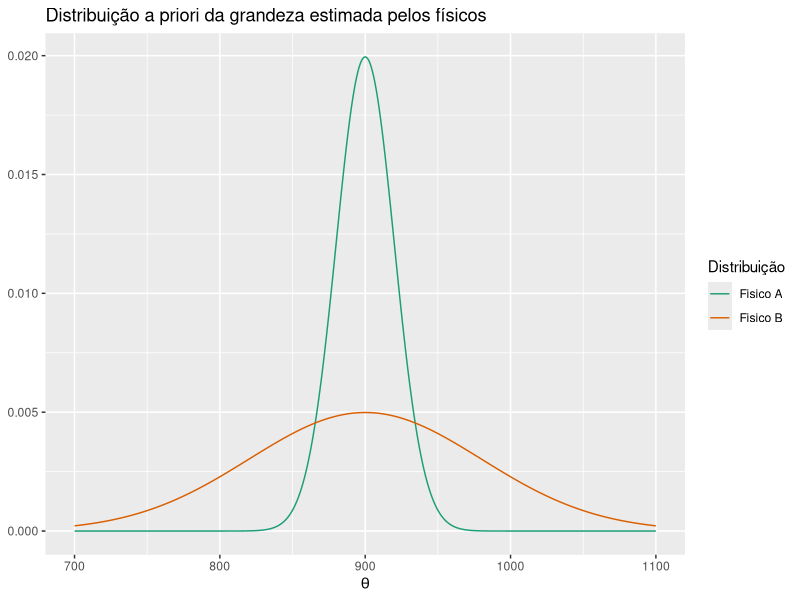
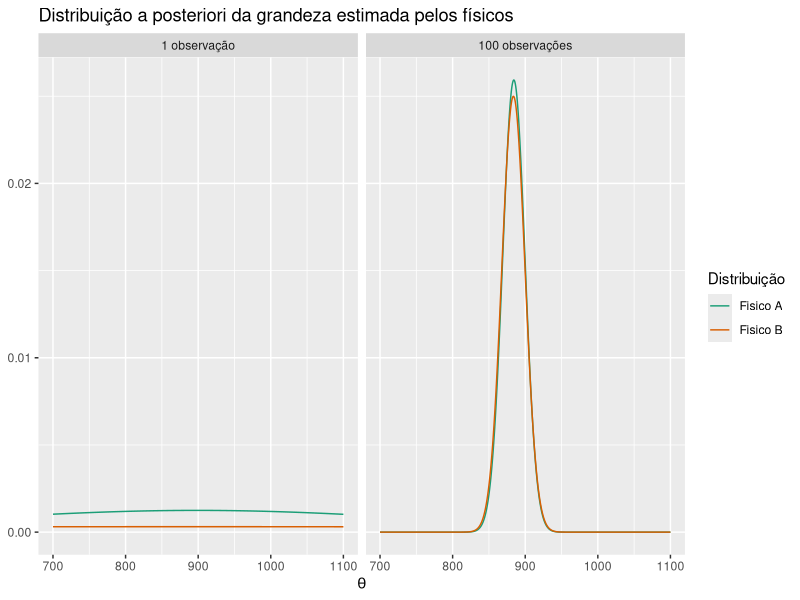
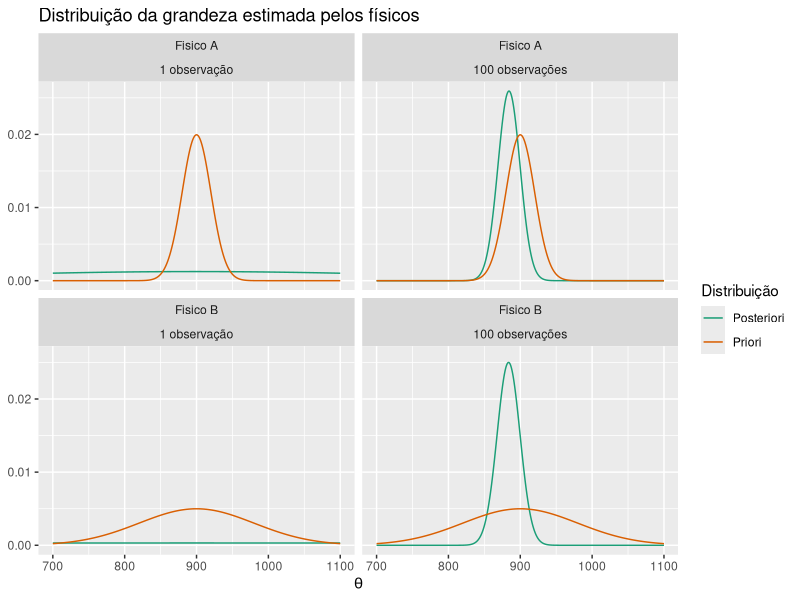
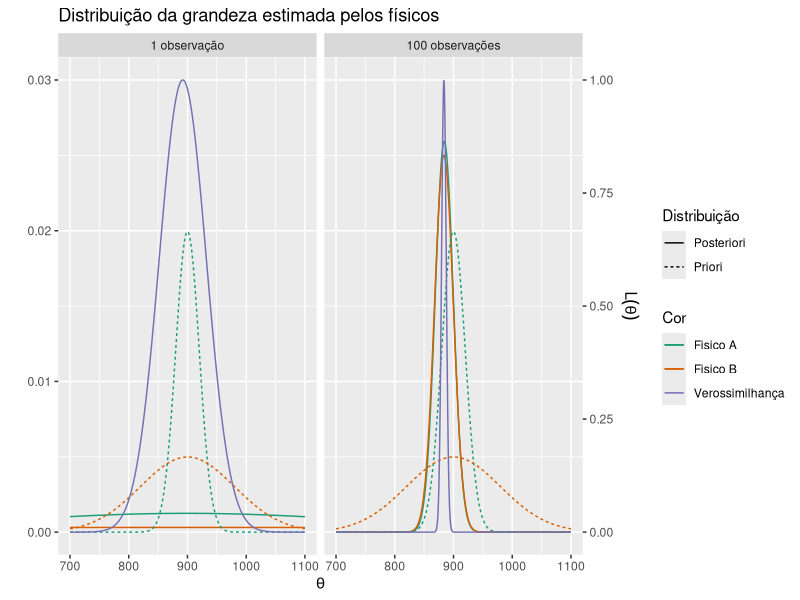
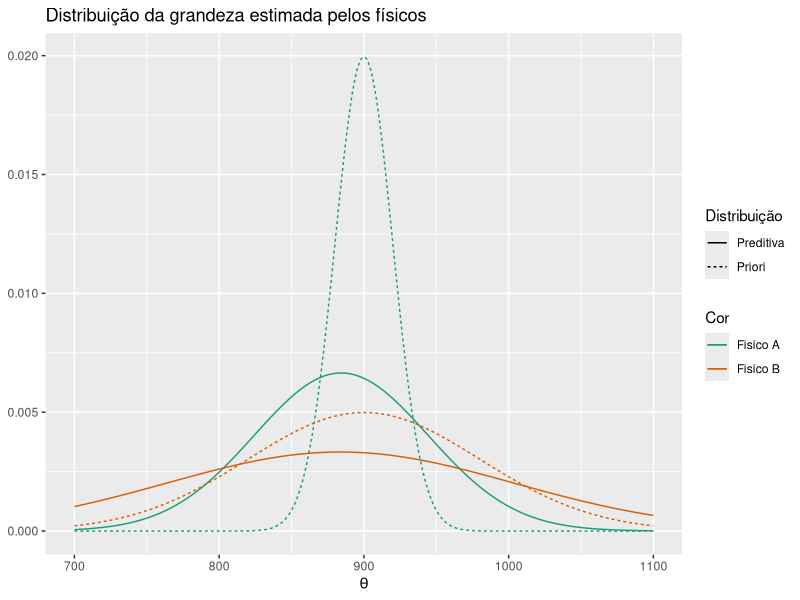

Recreate these plots in R, in order.
## ---- chunk 1
knitr::opts_chunk$set(echo = TRUE)
## ---- chunk 2
library(tidyverse)

dados <- c(921.3429, 910.8055, 879.7302, 899.3456, 837.7587, 880.95, 830.4974, 856.1041, 777.5677, 983.3444, 981.048, 863.2836, 943.1702, 904.5064, 831.879, 854.2947, 920.2139, 839.7896, 897.0014, 839.3796, 872.4004, 884.6379, 892.7966, 897.9938, 840.228, 823.2803, 903.4257, 798.5764, 862.5581, 938.8837, 894.951, 871.0477, 863.9725, 857.6077, 856.3452, 906.6818, 859.7368, 876.7236, 868.8648, 900.386, 839.8117, 878.5936, 866.6935, 921.2941, 877.8528, 897.6217, 894.6499, 830.6403, 935.6717, 948.9588, 888.0726, 788.6694, 877.4076, 863.1756, 982.6952, 934.724, 898.8038, 874.8416, 905.8379, 843.0447, 877.0727, 894.5569, 959.8427, 826.6365, 907.9904, 912.9051, 912.4662, 975.3224, 922.8291, 934.6569, 953.236, 833.5084, 842.0623, 885.3881, 918.0987, 842.0927, 875.6968, 826.3312, 870.4634, 866.2226, 845.4767, 914.2475, 922.4006, 832.359, 877.5627, 887.8087, 879.4061, 925.3103, 877.6632, 877.3689, 854.1189, 904.5891, 882.893, 866.3494, 892.4554, 908.3249, 873.6439, 914.1283, 879.8893, 843.1085)


# gera a priori e a posteriori de uma normal com media desconhecida e sigma conhecido

norm <- function(samp, sigma = 40, mu = 900, tau0 = 20){

   n <- length(samp)
   xbar <- mean(samp)
   
   ver <- function(x) exp(- n/(2*sigma^2) * (xbar - x)^2)
   
   
   mu.post <- (tau0^(-2)*mu + n*sigma^(-2)*xbar)/ (tau0^(-2) + n * sigma^(-2))
   sigma.post <- (tau0^(-2) + n*sigma^(-2))^(-1)
   
   theta <- seq(mu - 10* sigma, mu + 10 * sigma,0.5)
   
   
   tibble(theta = theta,
          priori = dnorm(theta,mu,tau0),
          post = dnorm(theta,mu.post,sigma.post),
          ver = ver(theta),
          pred = dnorm(theta,mu.post,tau0+sigma))

}


## ---- chunk 3

a <- rbind(norm(dados, tau0 = 20) %>% mutate(cor = "Fisico A", obs = "100 observações"),
            norm(dados, tau0 = 80) %>% mutate(cor = "Fisico B", obs = "100 observações"),
            norm(892, tau0 = 20) %>% mutate(cor = "Fisico A", obs = "1 observação"),
            norm(892, tau0 = 80) %>% mutate(cor = "Fisico B", obs = "1 observação"))

a %>% filter(obs == "100 observações") %>%
  ggplot(aes(x = theta)) +
  geom_line(aes(y = priori, color = cor)) +
  scale_colour_brewer(name = "Distribuição", type = "qual", palette = "Dark2")+
  scale_x_continuous(name = expression(theta), limits = c(700, 1100))+
     theme(axis.title.y=element_blank()) +
  ggtitle("Distribuição a priori da grandeza estimada pelos físicos")

## ---- chunk 4
a %>%
  ggplot(aes(x = theta)) +
  geom_line(aes(y = post, color = cor)) +
  #geom_line(aes(y = 0.03* ver, colour = "Verossimilhança")) +
  scale_colour_brewer(name = "Distribuição", type = "qual", palette = "Dark2")+
  scale_x_continuous(name = expression(theta), limits = c(700, 1100))+
     theme(axis.title.y=element_blank()) +
  ggtitle("Distribuição a posteriori da grandeza estimada pelos físicos") +
  facet_wrap(~obs)

## ---- chunk 5
a %>%
  ggplot(aes(x = theta)) +
  geom_line(aes(y = post, color = "Posteriori")) +
  geom_line(aes(y = priori, color = "Priori")) +
  #geom_line(aes(y = pred, color = "Preditiva")) +
  #geom_line(aes(y = 0.03* ver, colour = "Verossimilhança")) +
  scale_colour_brewer(name = "Distribuição", type = "qual", palette = "Dark2")+
  scale_x_continuous(name = expression(theta), limits = c(700, 1100))+
     theme(axis.title.y=element_blank()) +
  ggtitle("Distribuição da grandeza estimada pelos físicos")+
  facet_wrap(cor~obs)

## ---- chunk 6
coeff <- 0.03
a %>%
  ggplot(aes(x = theta)) +
  geom_line(aes(y = post, color = cor, linetype = "Posteriori")) +
  geom_line(aes(y = priori, color = cor, linetype = "Priori")) +
  geom_line(aes(y = coeff* ver, colour = "Verossimilhança")) +
  scale_colour_brewer(name = "Cor", type = "qual", palette = "Dark2")+
  scale_x_continuous(name = expression(theta), limits = c(700, 1100))+
 #    theme(axis.title.y=element_blank()) +
  scale_y_continuous(name = " ",
                     sec.axis = sec_axis(~.*1/coeff, name=expression(L(theta))))+
  ggtitle("Distribuição da grandeza estimada pelos físicos")+
  scale_linetype(name = "Distribuição") +
  facet_wrap(~obs)

## ---- chunk 7

tibble(      Fisico = c("A","B"),
             Media.pri = c(900, 900),
             Media.pos.100 = c(884.314,883.7272),
             Media.pos.1 = c(898.4 ,893.6),
             SD.pri = c(20, 80),
             SD.pos.100 = c(15.3846, 15.9601),
             SD.pos.1 = c(320 ,1280)) %>% 
  knitr::kable()

## ---- chunk 8
a %>% filter(obs == "100 observações") %>% 
  ggplot(aes(x = theta)) +
  geom_line(aes(y = pred, color = cor, linetype = "Preditiva")) +
  geom_line(aes(y = priori, color = cor, linetype = "Priori")) +
  scale_colour_brewer(name = "Cor", type = "qual", palette = "Dark2")+
  scale_x_continuous(name = expression(theta), limits = c(700, 1100))+
     theme(axis.title.y=element_blank()) +
  ggtitle("Distribuição da grandeza estimada pelos físicos")+
  scale_linetype(name = "Distribuição")

